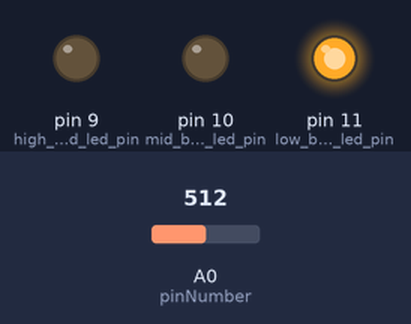
Recording of a sketch running on a simulated Arduino Uno, built with avr-gcc and run on an emulated ATmega328P. Parts: output pins drawn as LEDs (lit = HIGH). The test bench sets the inputs (shaded band); at power-on: A0 (pinNumber) = 512. What the sketch prints to the serial monitor is not drawn.

Above: at 0.2 s.
Timing chart, 0 to 1.7 s (numbered marks = the images above):
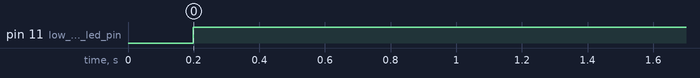

The sketch:

Final_code.ino
```cpp
#include "arduinoFFT.h"

#define SCL_INDEX 0x00
#define SCL_TIME 0x01
#define SCL_FREQUENCY 0x02
#define SCL_PLOT 0x03
/*
These values can be changed in order to evaluate the functions
*/
const uint16_t samples = 128;
const uint16_t samplingFrequency = 10000;
const uint16_t amplitude = 1024;
const int pinNumber = A0;
const int mic_baseline = 645;

float vReal[samples];
float vImag[samples];

int low_thresh = 400; // threshold freq value for low band
int mid_thresh = 3000; // threshold freq value for mid band
float low_amp;
float mid_amp;
float high_amp;

int led_thresh_low = 400; //threshold amp value for low brightness led
int led_thresh_mid = 1000; //threshold amp value for medium brightness led
int led_bright_low = 0;
int led_bright_mid = 10;
int led_bright_high = 255;

const int low_band_led_pin = 11;
const int mid_band_led_pin = 10;
const int high_band_led_pin = 9;


/* Create FFT object */
ArduinoFFT<float> FFT = ArduinoFFT<float>(vReal, vImag, samples, samplingFrequency);


void setup()
{
  Serial.begin(115200);
  while(!Serial);
  Serial.println("Ready");
}

void loop()
{
  /* Input raw data */
  for (uint16_t i = 0; i < samples; i++){
    int amp = analogRead(pinNumber) - mic_baseline;
    vReal[i] = amp;
    vImag[i] = 0.0; //Imaginary part must be zeroed in case of looping to avoid wrong calculations and overflows
  }
  FFT.windowing(FFTWindow::Hamming, FFTDirection::Forward);	/* Weigh data */
  FFT.compute(FFTDirection::Forward); /* Compute FFT */
  FFT.complexToMagnitude(); /* Compute magnitudes */
  ControlLights(vReal, (samples >> 1), SCL_FREQUENCY);
  float x = FFT.majorPeak();
  Serial.print("f0=");
  Serial.print(x, 6);
  Serial.println("Hz");

  // while(1); /* Run Once */
  delay(100); /* Repeat after delay */
}

void ControlLights(float *vData, uint16_t bufferSize, uint8_t scaleType){
  //reset amp vals
  low_amp = 0;
  mid_amp = 0;
  high_amp = 0;

  for (uint16_t i = 0; i < bufferSize; i++){
    double abscissa;
    /* Print abscissa value */
    switch (scaleType){
      case SCL_INDEX:
      abscissa = (i * 1.0);
      break;
      case SCL_TIME:
        abscissa = ((i * 1.0) / samplingFrequency);
      break;
      case SCL_FREQUENCY:
        abscissa = ((i * 1.0 * samplingFrequency) / samples);
      break;
    }

    float amp = vData[i];
    if(scaleType==SCL_FREQUENCY){
      if(abscissa <= low_thresh) low_amp += amp;
      else if(abscissa <= mid_thresh) mid_amp += amp;
      else high_amp += amp;
    }
  }
  Serial.print("Low: ");
  Serial.print(low_amp);
  Serial.print(" Mid: ");
  Serial.print(mid_amp);
  Serial.print(" High: ");
  Serial.print(high_amp);
  Serial.println();

  //deciding brightness level for each led strip
  //low band led
  if(low_amp <= led_thresh_low) analogWrite(low_band_led_pin, led_bright_low);
  else if(low_amp <= led_thresh_mid) analogWrite(low_band_led_pin, led_bright_mid);
  else analogWrite(low_band_led_pin, led_bright_high);

  //mid band led
  if(mid_amp <= led_thresh_low) analogWrite(mid_band_led_pin, led_bright_low);
  else if(mid_amp <= led_thresh_mid) analogWrite(mid_band_led_pin, led_bright_mid);
  else analogWrite(mid_band_led_pin, led_bright_high);

  //high band led
  if(high_amp <= led_thresh_low) analogWrite(high_band_led_pin, led_bright_low);
  else if(high_amp <= led_thresh_mid) analogWrite(high_band_led_pin, led_bright_mid);
  else analogWrite(high_band_led_pin, led_bright_high);
}
```

Measured:
- by itself, pin 11 (low_band_led_pin): LOW → HIGH at 0.20 s
